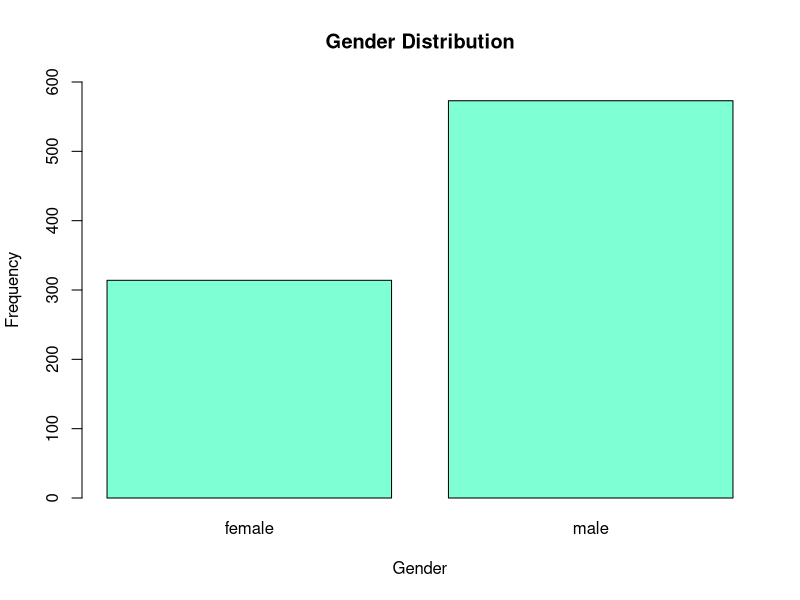

Write the R code that produced this figure. (Note: this script raises an error after producing the figure.)
titanic=read.csv("titanic.csv")
head(titanic)
drop <- c("Name")
titanic<-titanic[ , !(names(titanic) %in% drop)]

#survived and GENDER _______________________________________________________
#plot(titanic$Survived,titanic$Gender)
barplot(table(titanic$Gender), xlab="Gender", ylab="Frequency", 
        main="Gender Distribution",ylim=c(0,600),col = "aquamarine")
titanic$Gender = as.integer(titanic$Gender)
cor(titanic$Survived,titanic$Gender)
chisq.test(titanic$Survived, titanic$Gender)

#using titanic_temp for graphs and visualisation
titanic_temp=titanic
#SURVIVED AND AGE---------------------------------------------------------------
plot(titanic$Survived,titanic$Age,xlab='Survived',ylab='Age')
#convert age into nominal data
titanic_temp$Age[titanic_temp$Age <= 18] = "minor"
titanic_temp$Age[(titanic_temp$Age > 18) & (titanic_temp$Age <= 65) & (titanic_temp$Age != "minor")] = "adult"
titanic_temp$Age[(titanic_temp$Age != "minor") & (titanic_temp$Age != "adult")] = "senior"
titanic_temp$Age = as.factor(titanic_temp$Age)
table(titanic_temp$Age)
hist(as.numeric(titanic_temp$Age), xlab='Age', main="Age", ylab="", 
     col="lightgreen", ylim=c(0,720))
legend("topright",legend=c("1:Adult","2:Minor","3:Senior"))
#titanic_temp$Age = as.integer(titanic$Age)
cor(titanic$Survived,titanic$Age)

#survived and FARE ______________________________________________________
plot(titanic$Fare, titanic$Survived, xlab = 'Fare', ylab = 'Age')
hist(titanic$Fare, main = "Fare Per Person", xlab = "Fare", col = "grey", breaks = 40, 
     xlim = c(0,300),ylim=c(0,350))
cor(titanic$Survived,titanic$Fare)

#survived and PCLASS________________________________________________
barplot(table(titanic$Pclass), xlab="Class", ylab="Frequency", 
        main="Passenger Class Distribution",col = "brown")
cor(titanic$Survived,titanic$Pclass)
chisq.test(titanic$Survived, titanic$Pclass)

#survived and SIBLING..__________________________________________________
cor(titanic$Survived,titanic$Siblings.Spouses.Aboard)

#survived and PARENTS
cor(titanic$Survived,titanic$Parents.Children.Aboard)

#classifier
LogModel1 = glm(Survived~Age+factor(Gender)+factor(Pclass)+Siblings.Spouses.Aboard
                +Parents.Children.Aboard+Fare, data = titanic, family = binomial)
summary(LogModel1)
step(LogModel1)
LogModel2 = glm(Survived ~ Age+factor(Gender)+Pclass+Siblings.Spouses.Aboard, data = titanic, family = binomial)
summary(LogModel2)

library(caret)
test= titanic[sample(nrow(titanic), 200), ]

#predict and accuracy model1
result1 <- predict(LogModel1,newdata=test,type='response')
result1 <- ifelse(result1 > 0.5,1,0)
confusionMatrix(data=factor(result1), reference=factor(test$Survived))

#predict and accuracy model2
result2 <- predict(LogModel2,newdata=test,type='response')
result2 <- ifelse(result2 > 0.5,1,0)
confusionMatrix(data=factor(result2), reference=factor(test$Survived))

